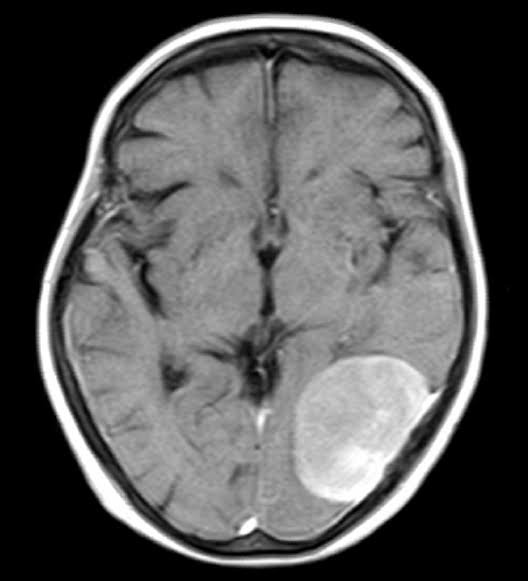
#> input picture Xray.jpg, 528 x 581 px
$ python ResAnal2.py
#> lines starting #> are read from the running program, lines starting #| are printed output that depends on the picture
import cv2
import numpy as np
import matplotlib.pyplot as plt
import os

# -------------------------------------------------
# Gradient Computation
# -------------------------------------------------
def calculate_gradient(image, window_size=3):
    gray = cv2.cvtColor(image, cv2.COLOR_BGR2GRAY).astype(np.float64)
    h, w = gray.shape
    pad = window_size // 2

    padded = cv2.copyMakeBorder(gray, pad, pad, pad, pad, cv2.BORDER_REFLECT)
    gradient = np.zeros((h, w), dtype=np.float64)

    for i in range(h):
        for j in range(w):
            neighborhood = padded[i:i + window_size, j:j + window_size]
            gradient[i, j] = np.mean(np.abs(gray[i, j] - neighborhood))

    gradient = cv2.normalize(gradient, None, 0, 255, cv2.NORM_MINMAX)
    return gradient.astype(np.uint8)

# -------------------------------------------------
# Share Generation
# -------------------------------------------------
def generate_shares(image, gradient, n_shares=3, alpha_weights=None):
    if alpha_weights is None:
        alpha_weights = [0.5] * (n_shares - 1)

    h, w, c = image.shape
    image = image.astype(np.int32)
    gradient = gradient.astype(np.int32)

    shares = [np.zeros((h, w, c), dtype=np.int32) for _ in range(n_shares)]

    for ch in range(c):
        for i in range(h):
            for j in range(w):
                pixel = image[i, j, ch]
                grad = gradient[i, j]
                random_vals = np.random.randint(0, 256, n_shares - 1)

                partial_sum = 0
                for k in range(n_shares - 1):
                    shares[k][i, j, ch] = int(
                        (alpha_weights[k] * grad + random_vals[k]) % 256
                    )
                    partial_sum += shares[k][i, j, ch]

                shares[-1][i, j, ch] = (pixel - partial_sum) % 256

    return [s.astype(np.uint8) for s in shares]

# -------------------------------------------------
# Reconstruction
# -------------------------------------------------
def reconstruct_image(shares):
    reconstructed = np.sum(
        np.stack(shares, axis=0).astype(np.int32), axis=0
    ) % 256
    return reconstructed.astype(np.uint8)

# -------------------------------------------------
# Metrics
# -------------------------------------------------
def calculate_metrics(original, reconstructed):
    original = original.astype(np.float64)
    reconstructed = reconstructed.astype(np.float64)

    mse = np.mean((original - reconstructed) ** 2)
    psnr = np.inf if mse == 0 else 10 * np.log10((255 ** 2) / mse)

    C1 = (0.01 * 255) ** 2
    C2 = (0.03 * 255) ** 2

    ssim_total = 0
    for ch in range(original.shape[2]):
        x = original[:, :, ch]
        y = reconstructed[:, :, ch]

        mu_x, mu_y = x.mean(), y.mean()
        var_x, var_y = x.var(), y.var()
        cov = np.mean((x - mu_x) * (y - mu_y))

        ssim = ((2 * mu_x * mu_y + C1) * (2 * cov + C2)) / \
               ((mu_x**2 + mu_y**2 + C1) * (var_x + var_y + C2))
        ssim_total += ssim

    return mse, psnr, ssim_total / original.shape[2]

# -------------------------------------------------
# Plot and Save Results
# -------------------------------------------------
def save_results(image, shares, reconstructed, out_dir):
    os.makedirs(out_dir, exist_ok=True)

    # Save images
    cv2.imwrite(os.path.join(out_dir, "input.png"), image)
    for i, s in enumerate(shares):
        cv2.imwrite(os.path.join(out_dir, f"share_{i+1}.png"), s)
    cv2.imwrite(os.path.join(out_dir, "reconstructed.png"), reconstructed)

    # Combined image plot
    titles = ["Input"] + [f"Share {i+1}" for i in range(len(shares))] + ["Reconstructed"]
    images = [image] + shares + [reconstructed]

    plt.figure(figsize=(20, 8))
    for i, img in enumerate(images):
        plt.subplot(1, len(images), i + 1)
        plt.imshow(cv2.cvtColor(img, cv2.COLOR_BGR2RGB))
        plt.title(titles[i])
        plt.axis("off")
    plt.tight_layout()
    plt.savefig(os.path.join(out_dir, "combined_results.png"), dpi=300)
    plt.close()

    # Histogram plot
    plt.figure(figsize=(14, 8))

    # First row (center-aligned): Input and Reconstructed
    plt.subplot(2, 3, 2)
    plt.hist(image.ravel(), bins=256, color='gray')
    plt.title("Histogram: Input")

    plt.subplot(2, 3, 3)
    plt.hist(reconstructed.ravel(), bins=256, color='gray')
    plt.title("Histogram: Reconstructed")

    # Second row: Shares
    for i, s in enumerate(shares):
        plt.subplot(2, 3, 4 + i)
        plt.hist(s.ravel(), bins=256, color='gray')
        plt.title(f"Histogram: Share {i+1}")

    plt.tight_layout()
    plt.savefig(os.path.join(out_dir, "histograms.png"), dpi=300)
    plt.close()

# -------------------------------------------------
# Main
# -------------------------------------------------
def main():
    input_path = "Xray.jpg"
    image = cv2.imread(input_path)
#> image is the input picture: shape (581, 528, 3); min 0, max 255, mean 87.8

    if image is None:
        print("Error: Image not found.")
        return

    base_name = os.path.splitext(os.path.basename(input_path))[0]
    output_dir = base_name

    gradient = calculate_gradient(image)
#> in calculate_gradient, `padded = cv2.copyMakeBorder(gray, pad, pad, pad, pad, cv2.BORDER_REFLE..`:
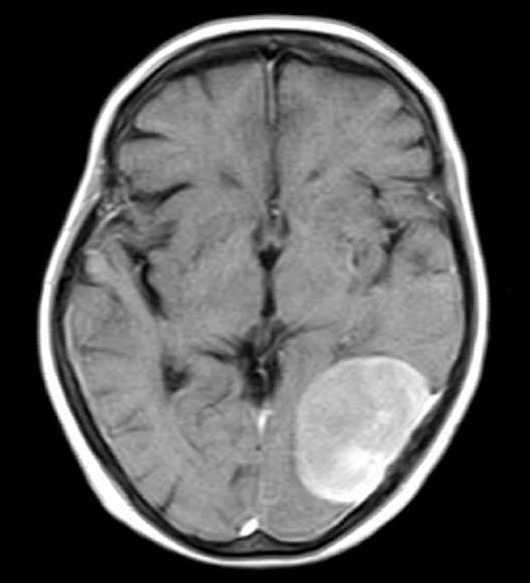
#> padded: shape (583, 530) float64; min 0, max 255, mean 87.1
#> after the loop in calculate_gradient, `for i in range(h):`:
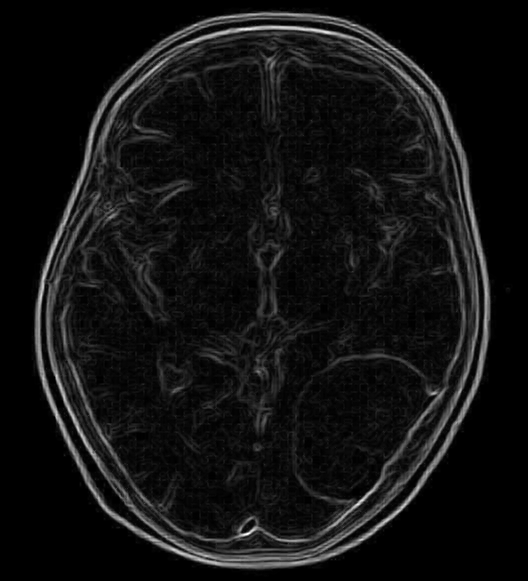
#> gradient: shape (581, 528) float64; min 0, max 54.89, mean 4; drawn with min black and max white
    shares = generate_shares(image, gradient, n_shares=3)
#> after the loop in generate_shares, `for ch in range(c):`: shares = 3 items
#> shares = 3 items
    reconstructed = reconstruct_image(shares)

    save_results(image, shares, reconstructed, output_dir)
#> the loop in save_results, `for i, s in enumerate(shares):` made 3 passes
#> pass 1, in save_results, `cv2.imwrite(os.path.join(out_dir, f"share_{i+1}.png"), s)`:
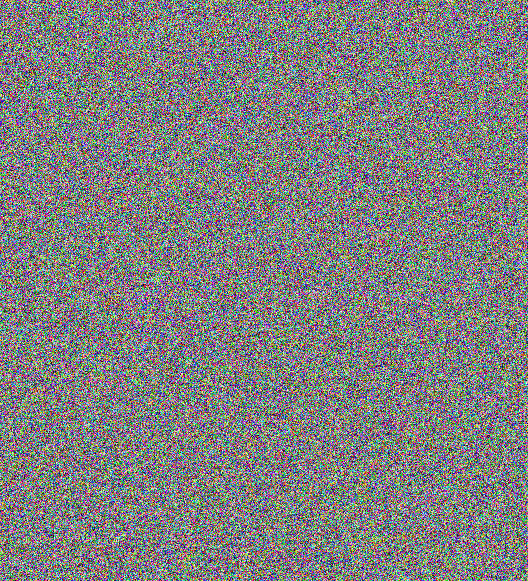
#> saved as share_1.png: shape (581, 528, 3); mean B, G, R 127.5, 127.6, 127.4
#> pass 2, in save_results, `cv2.imwrite(os.path.join(out_dir, f"share_{i+1}.png"), s)`:
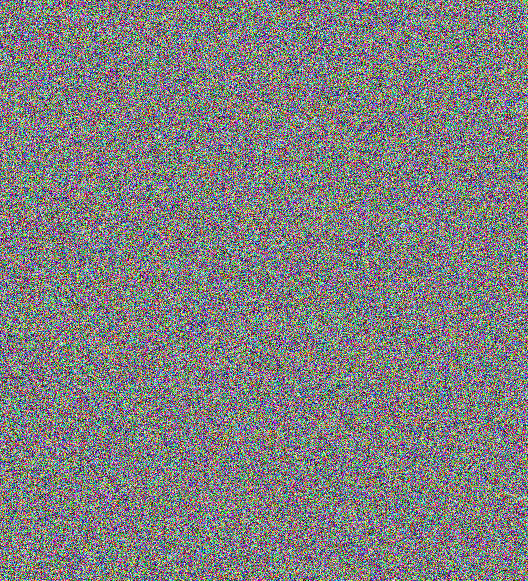
#> saved as share_2.png: shape (581, 528, 3); mean B, G, R 127.5, 127.5, 127.6
#> in save_results, `titles = ["Input"] + [f"Share {i+1}" for i in range(len(shares))] + ["..`: titles = ['Input', 'Share 1', 'Share 2', 'Share 3', 'Reconstructed']
#> in save_results, `images = [image] + shares + [reconstructed]`: images = 5 items
#> the loop in save_results, `for i, img in enumerate(images):` made 5 passes
#> in save_results, `plt.savefig(os.path.join(out_dir, "combined_results.png"), dpi=300)`:
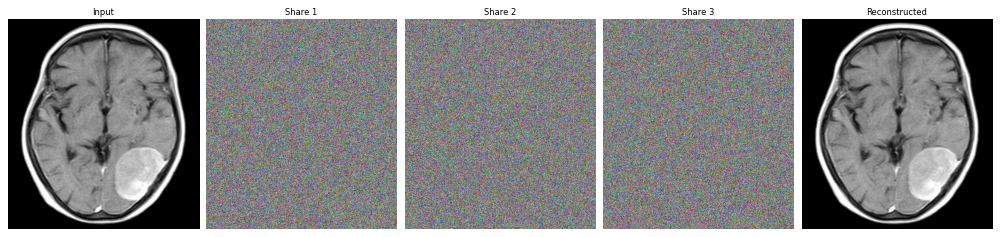
#> figure drawn by matplotlib, 5 panels
#> in save_results, `plt.savefig(os.path.join(out_dir, "histograms.png"), dpi=300)`:
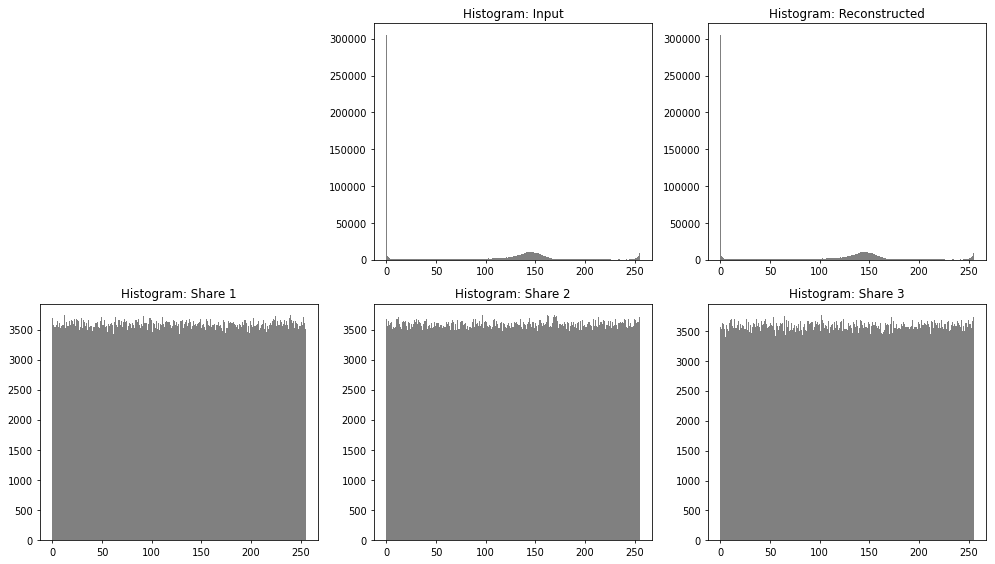
#> figure drawn by matplotlib, 5 panels; panel 1: tallest bar 305604 high, from x = 0 to 0.996; panel 2: tallest bar 305604 high, from x = 0 to 0.996; panel 3: tallest bar 3748 high, from x = 11.95 to 12.95; panel 4: tallest bar 3747 high, from x = 161.4 to 162.4

    mse, psnr, ssim = calculate_metrics(image, reconstructed)
#> in calculate_metrics, `mse = np.mean((original - reconstructed) ** 2)`: mse = 0
#> in calculate_metrics, `psnr = np.inf if mse == 0 else 10 * np.log10((255 ** 2) / mse)`: psnr = inf
#> after the loop in calculate_metrics, `for ch in range(original.shape[2]):`: ssim_total = 3
#> mse = 0; psnr = inf; ssim = 1
    print(f"MSE: {mse:.4f}, PSNR: {psnr:.2f} dB, SSIM: {ssim:.4f}")
#| MSE: 0.0000, PSNR: inf dB, SSIM: 1.0000

if __name__ == "__main__":
    main()
